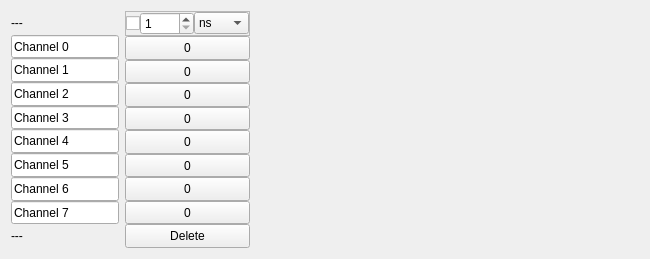
          <widget class="QWidget" name="DCol_3">
           <property name="geometry">
            <rect>
             <x>0</x>
             <y>0</y>
             <width>650</width>
             <height>259</height>
            </rect>
           </property>
           <property name="autoFillBackground">
            <bool>true</bool>
           </property>
           <layout class="QHBoxLayout" name="horizontalLayout_14">
            <item>
             <layout class="QVBoxLayout" name="verticalLayout_9">
              <property name="spacing">
               <number>0</number>
              </property>
              <item>
               <widget class="QLabel" name="label_11">
                <property name="sizePolicy">
                 <sizepolicy hsizetype="Fixed" vsizetype="Preferred">
                  <horstretch>0</horstretch>
                  <verstretch>1</verstretch>
                 </sizepolicy>
                </property>
                <property name="minimumSize">
                 <size>
                  <width>0</width>
                  <height>0</height>
                 </size>
                </property>
                <property name="text">
                 <string>---</string>
                </property>
               </widget>
              </item>
              <item>
               <widget class="QLineEdit" name="lineEdit_11">
                <property name="sizePolicy">
                 <sizepolicy hsizetype="Fixed" vsizetype="Preferred">
                  <horstretch>0</horstretch>
                  <verstretch>1</verstretch>
                 </sizepolicy>
                </property>
                <property name="contextMenuPolicy">
                 <enum>Qt::DefaultContextMenu</enum>
                </property>
                <property name="text">
                 <string>Channel 0</string>
                </property>
               </widget>
              </item>
              <item>
               <widget class="QLineEdit" name="lineEdit_12">
                <property name="sizePolicy">
                 <sizepolicy hsizetype="Fixed" vsizetype="Preferred">
                  <horstretch>0</horstretch>
                  <verstretch>1</verstretch>
                 </sizepolicy>
                </property>
                <property name="contextMenuPolicy">
                 <enum>Qt::DefaultContextMenu</enum>
                </property>
                <property name="text">
                 <string>Channel 1</string>
                </property>
               </widget>
              </item>
              <item>
               <widget class="QLineEdit" name="lineEdit_13">
                <property name="sizePolicy">
                 <sizepolicy hsizetype="Fixed" vsizetype="Preferred">
                  <horstretch>0</horstretch>
                  <verstretch>1</verstretch>
                 </sizepolicy>
                </property>
                <property name="contextMenuPolicy">
                 <enum>Qt::DefaultContextMenu</enum>
                </property>
                <property name="text">
                 <string>Channel 2</string>
                </property>
               </widget>
              </item>
              <item>
               <widget class="QLineEdit" name="lineEdit_14">
                <property name="sizePolicy">
                 <sizepolicy hsizetype="Fixed" vsizetype="Preferred">
                  <horstretch>0</horstretch>
                  <verstretch>1</verstretch>
                 </sizepolicy>
                </property>
                <property name="contextMenuPolicy">
                 <enum>Qt::DefaultContextMenu</enum>
                </property>
                <property name="text">
                 <string>Channel 3</string>
                </property>
               </widget>
              </item>
              <item>
               <widget class="QLineEdit" name="lineEdit_15">
                <property name="sizePolicy">
                 <sizepolicy hsizetype="Fixed" vsizetype="Preferred">
                  <horstretch>0</horstretch>
                  <verstretch>1</verstretch>
                 </sizepolicy>
                </property>
                <property name="contextMenuPolicy">
                 <enum>Qt::DefaultContextMenu</enum>
                </property>
                <property name="text">
                 <string>Channel 4</string>
                </property>
               </widget>
              </item>
              <item>
               <widget class="QLineEdit" name="lineEdit_16">
                <property name="sizePolicy">
                 <sizepolicy hsizetype="Fixed" vsizetype="Preferred">
                  <horstretch>0</horstretch>
                  <verstretch>1</verstretch>
                 </sizepolicy>
                </property>
                <property name="contextMenuPolicy">
                 <enum>Qt::DefaultContextMenu</enum>
                </property>
                <property name="text">
                 <string>Channel 5</string>
                </property>
               </widget>
              </item>
              <item>
               <widget class="QLineEdit" name="lineEdit_17">
                <property name="sizePolicy">
                 <sizepolicy hsizetype="Fixed" vsizetype="Preferred">
                  <horstretch>0</horstretch>
                  <verstretch>1</verstretch>
                 </sizepolicy>
                </property>
                <property name="contextMenuPolicy">
                 <enum>Qt::DefaultContextMenu</enum>
                </property>
                <property name="text">
                 <string>Channel 6</string>
                </property>
               </widget>
              </item>
              <item>
               <widget class="QLineEdit" name="lineEdit_18">
                <property name="sizePolicy">
                 <sizepolicy hsizetype="Fixed" vsizetype="Preferred">
                  <horstretch>0</horstretch>
                  <verstretch>1</verstretch>
                 </sizepolicy>
                </property>
                <property name="contextMenuPolicy">
                 <enum>Qt::DefaultContextMenu</enum>
                </property>
                <property name="text">
                 <string>Channel 7</string>
                </property>
               </widget>
              </item>
              <item>
               <widget class="QLabel" name="label_43">
                <property name="sizePolicy">
                 <sizepolicy hsizetype="Fixed" vsizetype="Preferred">
                  <horstretch>0</horstretch>
                  <verstretch>1</verstretch>
                 </sizepolicy>
                </property>
                <property name="minimumSize">
                 <size>
                  <width>0</width>
                  <height>0</height>
                 </size>
                </property>
                <property name="text">
                 <string>---</string>
                </property>
               </widget>
              </item>
             </layout>
            </item>
            <item>
             <layout class="QVBoxLayout" name="sequence_3">
              <property name="spacing">
               <number>0</number>
              </property>
              <item>
               <widget class="QFrame" name="frame_4">
                <property name="sizePolicy">
                 <sizepolicy hsizetype="Fixed" vsizetype="Preferred">
                  <horstretch>0</horstretch>
                  <verstretch>1</verstretch>
                 </sizepolicy>
                </property>
                <property name="minimumSize">
                 <size>
                  <width>0</width>
                  <height>0</height>
                 </size>
                </property>
                <property name="maximumSize">
                 <size>
                  <width>16777215</width>
                  <height>16777215</height>
                 </size>
                </property>
                <property name="frameShape">
                 <enum>QFrame::StyledPanel</enum>
                </property>
                <property name="frameShadow">
                 <enum>QFrame::Raised</enum>
                </property>
                <layout class="QHBoxLayout" name="horizontalLayout_22">
                 <property name="spacing">
                  <number>0</number>
                 </property>
                 <property name="sizeConstraint">
                  <enum>QLayout::SetDefaultConstraint</enum>
                 </property>
                 <property name="leftMargin">
                  <number>0</number>
                 </property>
                 <property name="topMargin">
                  <number>0</number>
                 </property>
                 <property name="rightMargin">
                  <number>0</number>
                 </property>
                 <property name="bottomMargin">
                  <number>0</number>
                 </property>
                 <item>
                  <widget class="QCheckBox" name="checkBox">
                   <property name="text">
                    <string/>
                   </property>
                  </widget>
                 </item>
                 <item>
                  <widget class="QSpinBox" name="duration_2">
                   <property name="sizePolicy">
                    <sizepolicy hsizetype="Preferred" vsizetype="Fixed">
                     <horstretch>1</horstretch>
                     <verstretch>0</verstretch>
                    </sizepolicy>
                   </property>
                   <property name="minimum">
                    <number>1</number>
                   </property>
                   <property name="maximum">
                    <number>1000</number>
                   </property>
                  </widget>
                 </item>
                 <item>
                  <widget class="QComboBox" name="comboBox_12">
                   <property name="maximumSize">
                    <size>
                     <width>55</width>
                     <height>16777215</height>
                    </size>
                   </property>
                   <item>
                    <property name="text">
                     <string>ns</string>
                    </property>
                   </item>
                   <item>
                    <property name="text">
                     <string>micro</string>
                    </property>
                   </item>
                   <item>
                    <property name="text">
                     <string>ms</string>
                    </property>
                   </item>
                   <item>
                    <property name="text">
                     <string>s</string>
                    </property>
                   </item>
                  </widget>
                 </item>
                </layout>
               </widget>
              </item>
              <item>
               <widget class="QPushButton" name="pushButton_27">
                <property name="sizePolicy">
                 <sizepolicy hsizetype="Minimum" vsizetype="Preferred">
                  <horstretch>0</horstretch>
                  <verstretch>1</verstretch>
                 </sizepolicy>
                </property>
                <property name="minimumSize">
                 <size>
                  <width>0</width>
                  <height>0</height>
                 </size>
                </property>
                <property name="maximumSize">
                 <size>
                  <width>16777215</width>
                  <height>16777215</height>
                 </size>
                </property>
                <property name="layoutDirection">
                 <enum>Qt::LeftToRight</enum>
                </property>
                <property name="autoFillBackground">
                 <bool>false</bool>
                </property>
                <property name="text">
                 <string>0</string>
                </property>
                <property name="checkable">
                 <bool>true</bool>
                </property>
               </widget>
              </item>
              <item>
               <widget class="QPushButton" name="pushButton_28">
                <property name="sizePolicy">
                 <sizepolicy hsizetype="Minimum" vsizetype="Preferred">
                  <horstretch>0</horstretch>
                  <verstretch>1</verstretch>
                 </sizepolicy>
                </property>
                <property name="minimumSize">
                 <size>
                  <width>0</width>
                  <height>0</height>
                 </size>
                </property>
                <property name="maximumSize">
                 <size>
                  <width>16777215</width>
                  <height>16777215</height>
                 </size>
                </property>
                <property name="layoutDirection">
                 <enum>Qt::LeftToRight</enum>
                </property>
                <property name="autoFillBackground">
                 <bool>false</bool>
                </property>
                <property name="text">
                 <string>0</string>
                </property>
                <property name="checkable">
                 <bool>true</bool>
                </property>
               </widget>
              </item>
              <item>
               <widget class="QPushButton" name="pushButton_29">
                <property name="sizePolicy">
                 <sizepolicy hsizetype="Minimum" vsizetype="Preferred">
                  <horstretch>0</horstretch>
                  <verstretch>1</verstretch>
                 </sizepolicy>
                </property>
                <property name="minimumSize">
                 <size>
                  <width>0</width>
                  <height>0</height>
                 </size>
                </property>
                <property name="maximumSize">
                 <size>
                  <width>16777215</width>
                  <height>16777215</height>
                 </size>
                </property>
                <property name="layoutDirection">
                 <enum>Qt::LeftToRight</enum>
                </property>
                <property name="autoFillBackground">
                 <bool>false</bool>
                </property>
                <property name="text">
                 <string>0</string>
                </property>
                <property name="checkable">
                 <bool>true</bool>
                </property>
               </widget>
              </item>
              <item>
               <widget class="QPushButton" name="pushButton_30">
                <property name="sizePolicy">
                 <sizepolicy hsizetype="Minimum" vsizetype="Preferred">
                  <horstretch>0</horstretch>
                  <verstretch>1</verstretch>
                 </sizepolicy>
                </property>
                <property name="minimumSize">
                 <size>
                  <width>0</width>
                  <height>0</height>
                 </size>
                </property>
                <property name="maximumSize">
                 <size>
                  <width>16777215</width>
                  <height>16777215</height>
                 </size>
                </property>
                <property name="layoutDirection">
                 <enum>Qt::LeftToRight</enum>
                </property>
                <property name="autoFillBackground">
                 <bool>false</bool>
                </property>
                <property name="text">
                 <string>0</string>
                </property>
                <property name="checkable">
                 <bool>true</bool>
                </property>
               </widget>
              </item>
              <item>
               <widget class="QPushButton" name="pushButton_31">
                <property name="sizePolicy">
                 <sizepolicy hsizetype="Minimum" vsizetype="Preferred">
                  <horstretch>0</horstretch>
                  <verstretch>1</verstretch>
                 </sizepolicy>
                </property>
                <property name="minimumSize">
                 <size>
                  <width>0</width>
                  <height>0</height>
                 </size>
                </property>
                <property name="maximumSize">
                 <size>
                  <width>16777215</width>
                  <height>16777215</height>
                 </size>
                </property>
                <property name="layoutDirection">
                 <enum>Qt::LeftToRight</enum>
                </property>
                <property name="autoFillBackground">
                 <bool>false</bool>
                </property>
                <property name="text">
                 <string>0</string>
                </property>
                <property name="checkable">
                 <bool>true</bool>
                </property>
               </widget>
              </item>
              <item>
               <widget class="QPushButton" name="pushButton_32">
                <property name="sizePolicy">
                 <sizepolicy hsizetype="Minimum" vsizetype="Preferred">
                  <horstretch>0</horstretch>
                  <verstretch>1</verstretch>
                 </sizepolicy>
                </property>
                <property name="minimumSize">
                 <size>
                  <width>0</width>
                  <height>0</height>
                 </size>
                </property>
                <property name="maximumSize">
                 <size>
                  <width>16777215</width>
                  <height>16777215</height>
                 </size>
                </property>
                <property name="layoutDirection">
                 <enum>Qt::LeftToRight</enum>
                </property>
                <property name="autoFillBackground">
                 <bool>false</bool>
                </property>
                <property name="text">
                 <string>0</string>
                </property>
                <property name="checkable">
                 <bool>true</bool>
                </property>
               </widget>
              </item>
              <item>
               <widget class="QPushButton" name="pushButton_33">
                <property name="sizePolicy">
                 <sizepolicy hsizetype="Minimum" vsizetype="Preferred">
                  <horstretch>0</horstretch>
                  <verstretch>1</verstretch>
                 </sizepolicy>
                </property>
                <property name="minimumSize">
                 <size>
                  <width>0</width>
                  <height>0</height>
                 </size>
                </property>
                <property name="maximumSize">
                 <size>
                  <width>16777215</width>
                  <height>16777215</height>
                 </size>
                </property>
                <property name="layoutDirection">
                 <enum>Qt::LeftToRight</enum>
                </property>
                <property name="autoFillBackground">
                 <bool>false</bool>
                </property>
                <property name="text">
                 <string>0</string>
                </property>
                <property name="checkable">
                 <bool>true</bool>
                </property>
               </widget>
              </item>
              <item>
               <widget class="QPushButton" name="pushButton_34">
                <property name="sizePolicy">
                 <sizepolicy hsizetype="Minimum" vsizetype="Preferred">
                  <horstretch>0</horstretch>
                  <verstretch>1</verstretch>
                 </sizepolicy>
                </property>
                <property name="minimumSize">
                 <size>
                  <width>0</width>
                  <height>0</height>
                 </size>
                </property>
                <property name="maximumSize">
                 <size>
                  <width>16777215</width>
                  <height>16777215</height>
                 </size>
                </property>
                <property name="layoutDirection">
                 <enum>Qt::LeftToRight</enum>
                </property>
                <property name="autoFillBackground">
                 <bool>false</bool>
                </property>
                <property name="text">
                 <string>0</string>
                </property>
                <property name="checkable">
                 <bool>true</bool>
                </property>
               </widget>
              </item>
              <item>
               <widget class="QPushButton" name="pushButton_35">
                <property name="sizePolicy">
                 <sizepolicy hsizetype="Minimum" vsizetype="Preferred">
                  <horstretch>0</horstretch>
                  <verstretch>1</verstretch>
                 </sizepolicy>
                </property>
                <property name="minimumSize">
                 <size>
                  <width>0</width>
                  <height>0</height>
                 </size>
                </property>
                <property name="maximumSize">
                 <size>
                  <width>16777215</width>
                  <height>16777215</height>
                 </size>
                </property>
                <property name="layoutDirection">
                 <enum>Qt::LeftToRight</enum>
                </property>
                <property name="autoFillBackground">
                 <bool>false</bool>
                </property>
                <property name="text">
                 <string>Delete</string>
                </property>
                <property name="checkable">
                 <bool>false</bool>
                </property>
               </widget>
              </item>
             </layout>
            </item>
            <item>
             <spacer name="horizontalSpacer_7">
              <property name="orientation">
               <enum>Qt::Horizontal</enum>
              </property>
              <property name="sizeType">
               <enum>QSizePolicy::Expanding</enum>
              </property>
              <property name="sizeHint" stdset="0">
               <size>
                <width>40</width>
                <height>20</height>
               </size>
              </property>
             </spacer>
            </item>
           </layout>
          </widget>
